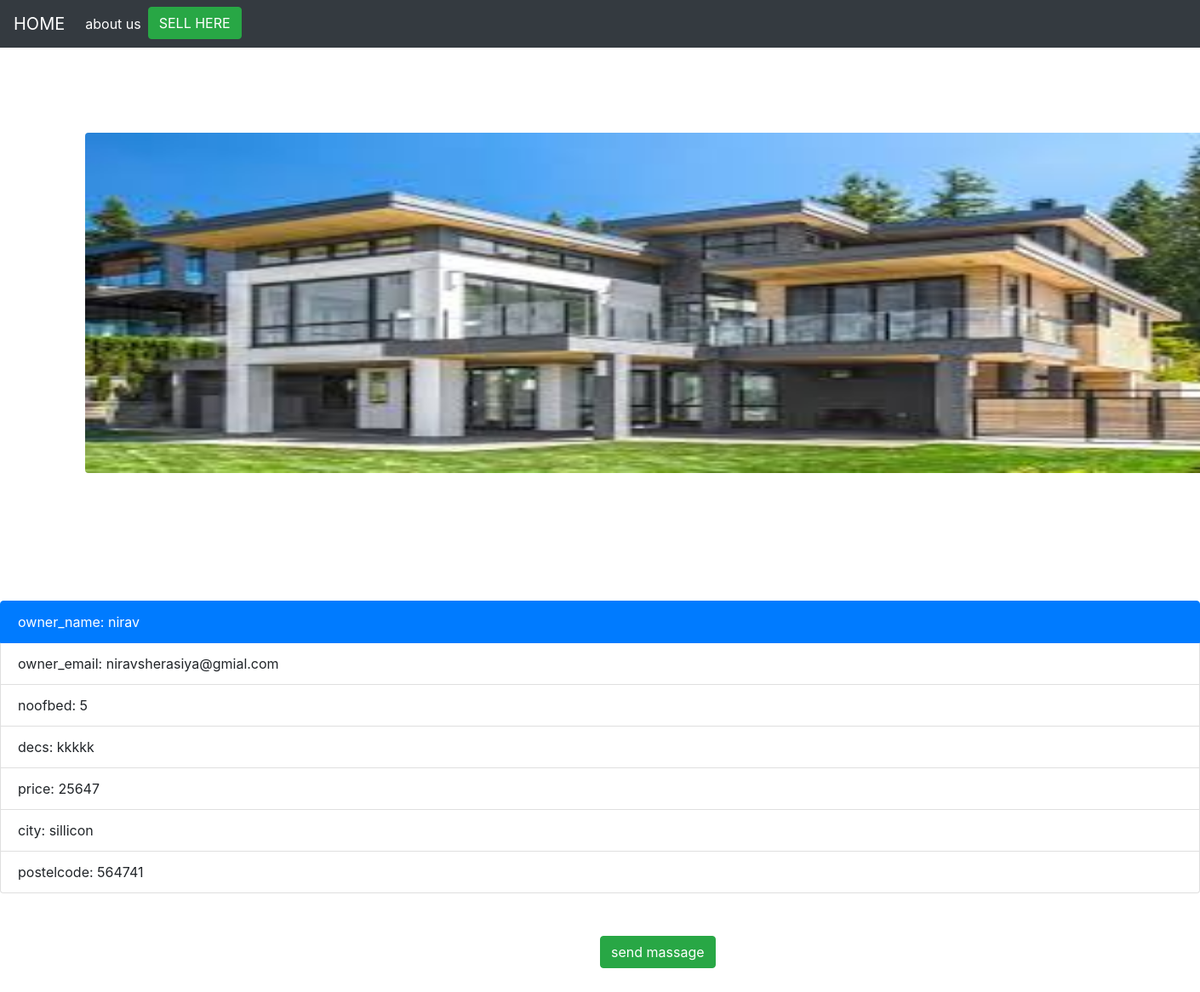
The page /5 on the database its author committed.
### real/models.py (models this page shows, shortened)
class product(models.Model):
	owner_name=models.CharField(max_length=50)
	owner_email=models.EmailField()
	noofbed=models.IntegerField()
	decs=models.TextField()
	price=models.IntegerField()
	city=models.CharField(max_length=50)
	postelcode=models.IntegerField()
	category=(('Villa','Villa'),
				('Banglov','Banglov'),
				('Land','Land'),
				('Apartment','Apartment'),
				('Office','Office'),
				('Warehouse','Warehouse')
		)
	Category=models.CharField(max_length=50,choices=category)
	img=models.ImageField()

### real/views.py (the view)
# urls.py: path('<int:i_id>',views.get_value,name='show'),
def get_value(request,i_id):
	get=get_object_or_404(product,pk=i_id)
	makequery=qform()
	if request.method=='POST':
		makequery=qform(request.POST)
		if makequery.is_valid():
			makequery.save()
			return redirect('/')
	context={'get':get,'makequery':makequery}
	return render(request,'show.html',context)

### real/templates/show.html (shortened to what this page needs)
{% extends 'main.html' %}
{% block content %}
<body>
	<div>
   <div class="img" >
    <img src="{{ get.img.url }}" alt="..." class="rounded" style="height: 400px; width: 100%;">
   </div>
   <div style="margin-top: 50px">
     <ul class="list-group">
       <li class="list-group-item active">owner_name:  {{get.owner_name}}</li>
       <li class="list-group-item">owner_email: {{get.owner_email}}</li>
       <li class="list-group-item">noofbed:     {{get.noofbed}}</li>
       <li class="list-group-item">decs:        {{get.decs}}</li>
       <li class="list-group-item">price:       {{get.price}}</li>
       <li class="list-group-item">city:        {{get.city}}</li>
       <li class="list-group-item">postelcode:  {{get.postelcode}}</li>
     </ul>
   </div>
  </div>
<button type="button" class="btn btn-success" data-toggle="modal" data-target="#exampleModal" style="margin-top:50px; margin-bottom: 100px; margin-left: 50%; align-content: center;">
  send massage
</button>
{% endblock content %}

### static/css/main.css (style rules this page uses)
.rounded { height: 400px; width: 600px; margin: 100px; }

### rows shown on the page
product: img (picture), owner_name "nirav", owner_email "niravsherasiya@gmial.com", noofbed "5", decs "kkkkk", price "25647", city "sillicon", postelcode "564741"
